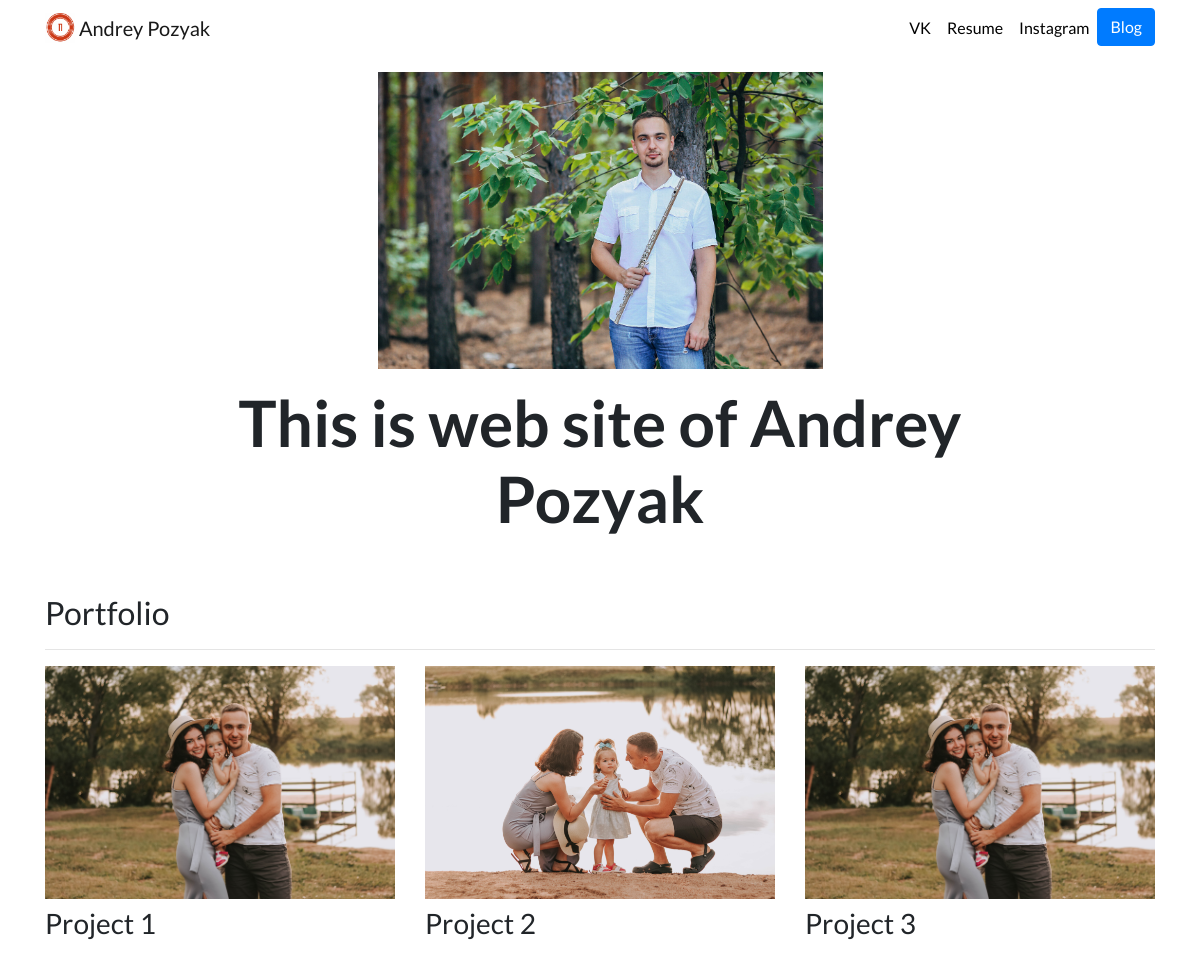
The page / on the database its author committed.
### portfolio/models.py (models this page shows, shortened)
class Project(models.Model):
    title =  models.CharField(max_length=75)
    discription =  models.CharField(max_length=100)
    image = models.ImageField(upload_to='portfolio/image')
    url = models.URLField(blank=True)

### portfolio/views.py (the view)
# urls.py: 2. Add a URL to urlpatterns:  path('', views.home, name='home')
def home(request):
    projects = Project.objects.all()
    return render(request, 'portfolio/home.html', {'projects':projects})

### portfolio/templates/portfolio/home.html (shortened to what this page needs)
{% extends "portfolio/base.html" %}
{% load static %}
{% block content %}
<div class="row justify-content-center my-3">
  <div class="col-5">
    <img src="{% static 'portfolio/picture.jpg' %}" class="img-fluid">
  </div>
</div>
<div class="row justify-content-center mb-3">
  <div class="col-md-9 text-center">
    <h1 id="hometext" class="font-weight-bold">This is web site of Andrey Pozyak</h1>
  </div>
</div>
<h2 class="mt-5">Portfolio</h2>
<hr>
<div class="row">
  {% for project in projects %}
  <div class="col-lg-4 col-md-6">
    {% if project.url %}
    <a href="{{ project.url }}">
      <img src="{{ project.image.url }}" class="img-fluid mb-2">
    </a>
    {% else %}
    <img src="{{ project.image.url }}" class="img-fluid mb-2">
    {% endif %}
    <h3>{{ project.title }}</h3>
  </div>
  {% endfor %}
</div>
{% endblock %}

### portfolio/templates/portfolio/base.html (shortened to what this page needs)
{% load static %}
<!doctype html>
<html lang="en">
<head>
  <link rel="stylesheet" href="https://stackpath.bootstrapcdn.com/bootstrap/4.4.1/css/bootstrap.min.css">
  <link rel="stylesheet" href="{% static "portfolio/custom.css" %}">
</head>
<body>
  <nav id="topNav" class="navbar navbar-expand-md navbar-light">
    <div class="container">
      <a class="navbar-brand" href="{% url 'home' %}">
        <img src="{% static "portfolio/Logo.png" %}" width="30" height="30" class="d-inline-block align-top" alt="Andrey's Logo">
        <span>Andrey Pozyak</span>
      </a>
      <div class="collapse navbar-collapse text-center" id="navbarNav">
        <ul class="navbar-nav ml-auto">
          <li class="nav-item">
            <a class="nav-link" href="https://vk.com" target="_blank">VK</a>
          </li>
          <li class="nav-item">
            <a class="nav-link" href="{% static "portfolio/resumeAP.pdf" %}">Resume</a>
          </li>
          <li class="nav-item">
            <a class="nav-link" href="https://instagram.com/apozyak" target="_blank">Instagram</a>
          </li>
          <li>
            <a role="button" href="{% url 'blog:all_blogs' %}" class="btn btn-primary">Blog</a>
          </li>
        </ul>
      </div>
    </div>
  </nav>
  <div class="container">
    {% block content %}{% endblock %}
  </div>
</body>
</html>

### portfolio/static/portfolio/custom.css (style rules this page uses)
.navbar-nav .nav-link { color: rgba(0,0,0,1) !important; }
body { font-family: 'Lato', sans-serif; }
@media (min-width: 992px) { #hometext { font-size: 4rem; } }

### rows shown on the page
Project: image (picture), title "Project 1"
Project: image (picture), title "Project 2"
Project: image (picture), title "Project 3"
